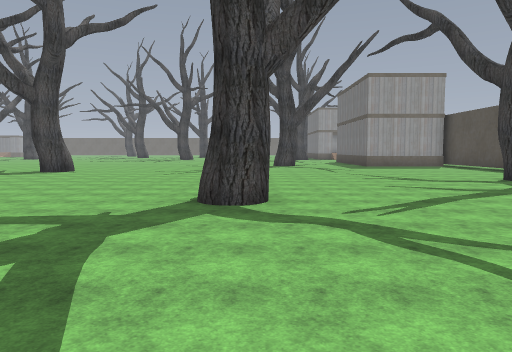
view 1 (above)

24 first-person views from a walk through a level from a Godot 3-D game. The camera is 1.3 m above the floor, tilts 4° down and sees 70° across. The floor is counted in squares, 2 m on a side. Each view is taken from the middle of a square. On the plan, view 1 faces up. The plan holds only what a view shows up to about 11 squares ahead; the rest is blank. The place goes on beyond the plan. Characters and animated objects are left out. Some surface patterns are stand-ins.

view 2
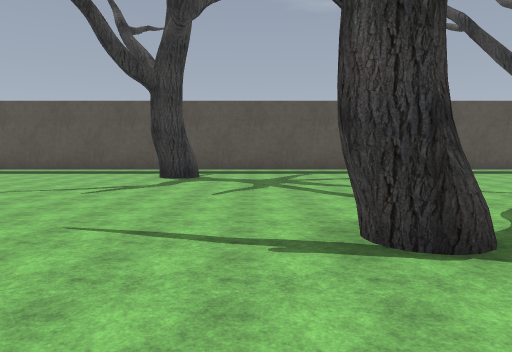

view 3
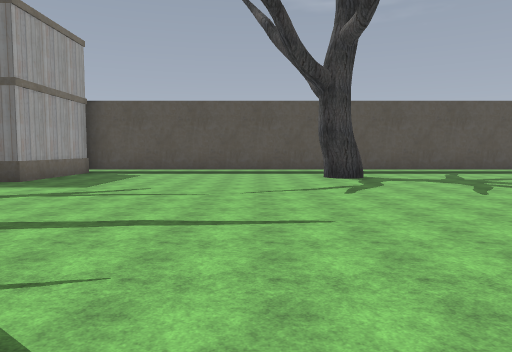

view 4
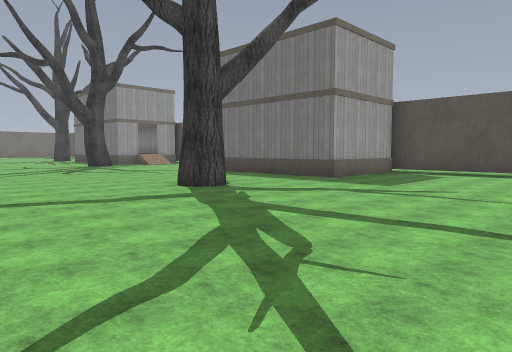

view 5
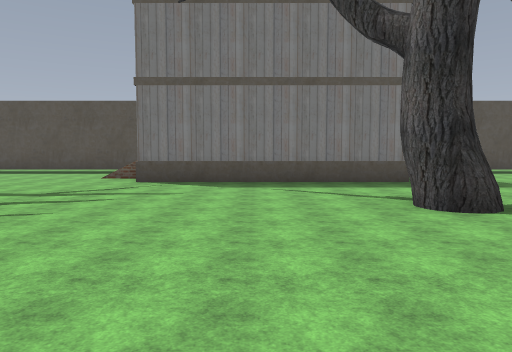

view 6
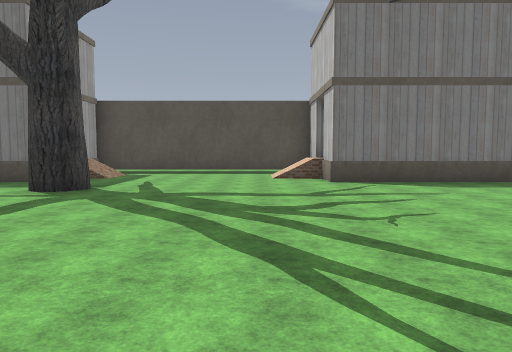

view 7
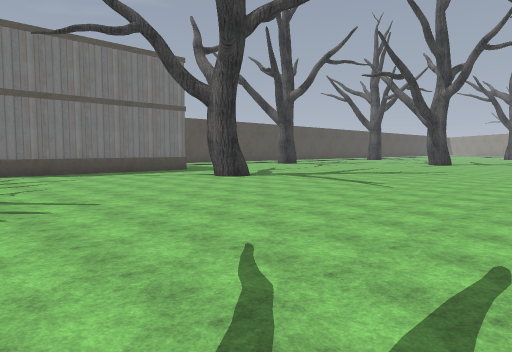

view 8
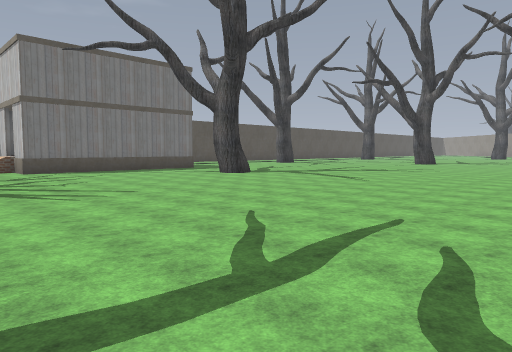

view 9
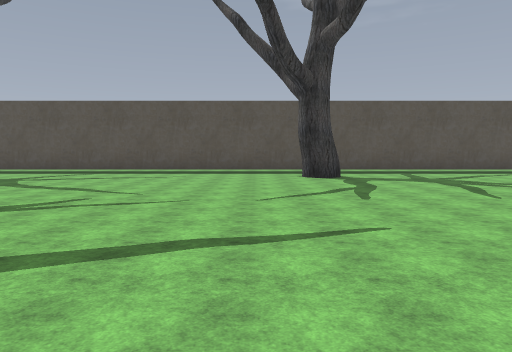

view 10
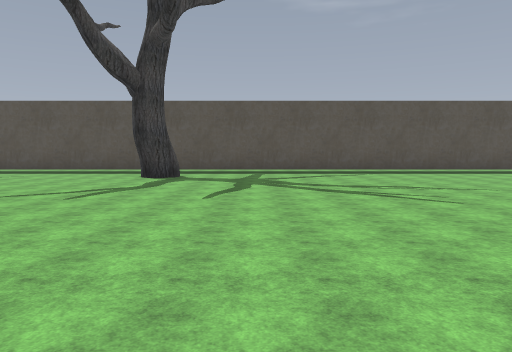

view 11
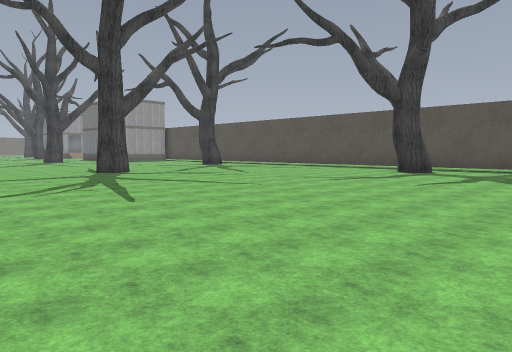

view 12
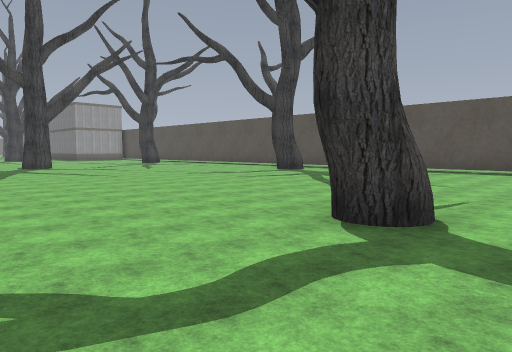

view 13
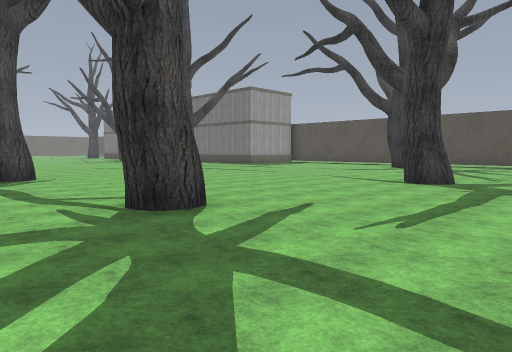

view 14
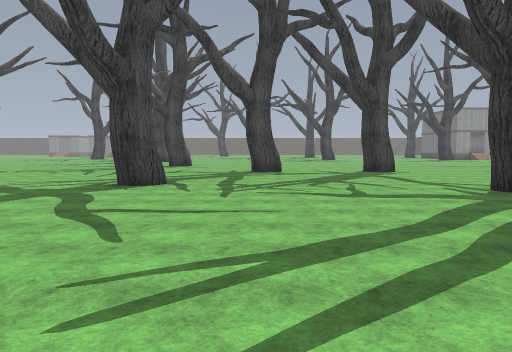

view 15
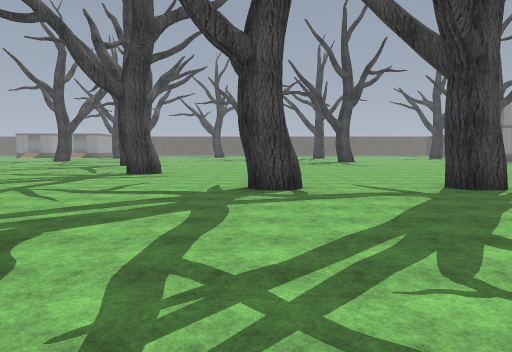

view 16
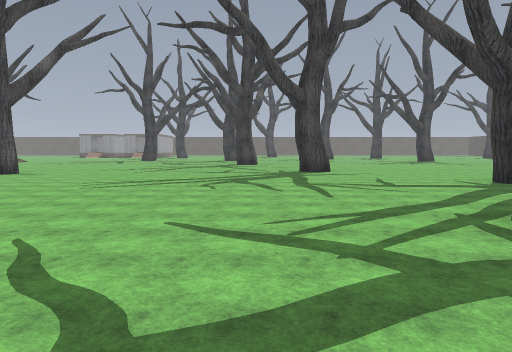

view 17
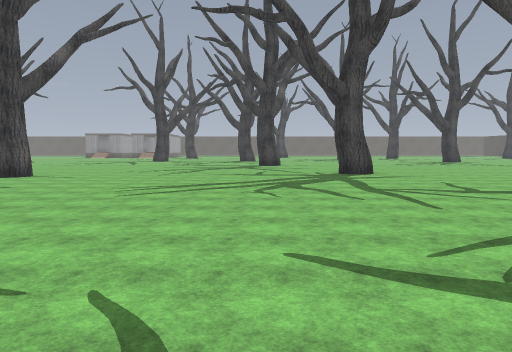

view 18
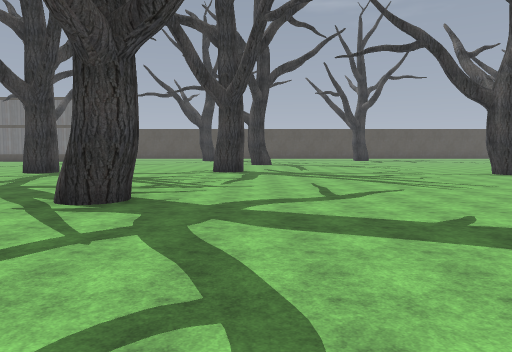

view 19
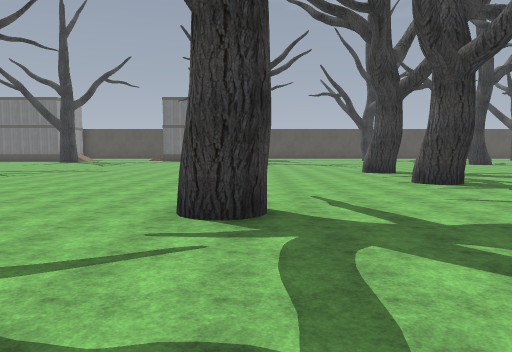

view 20
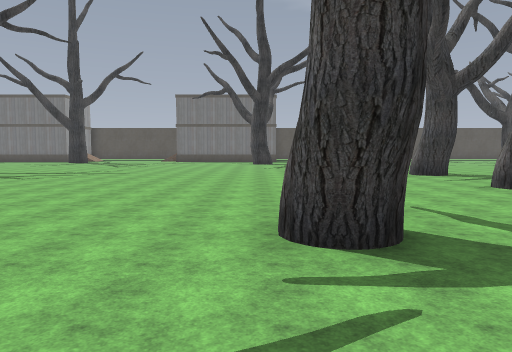

view 21
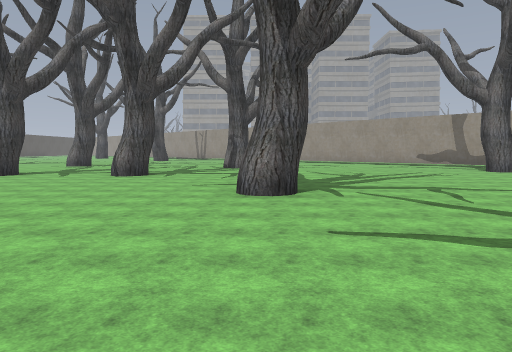

view 22
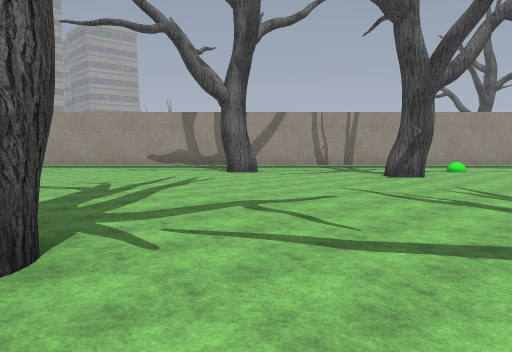

view 23
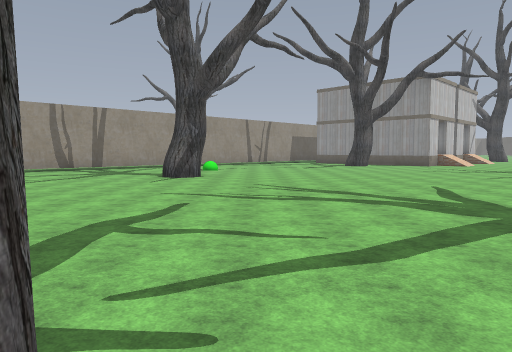

view 24
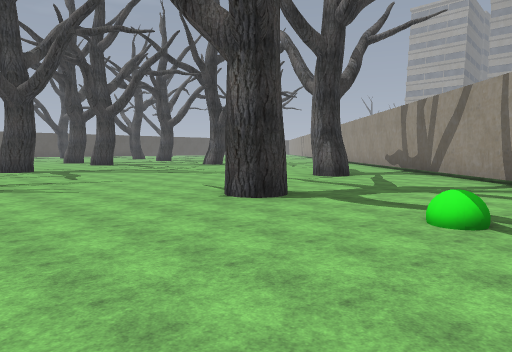

### Floor plan
Key: @ floor where view 1 was taken; # wall or solid block; . floor; B building.
Columns run from 26 left of view 1 to 8 right of it. Each row starts with its distance up from view 1.
 25                            ..#....#
 24                          .........#
 23   ..               .... ..........#
 22   ....            ................#
 21   .....      .   ...............  #
 20   .......   ...................B B#
 19   ........ ....................B
 18 ...............................B
 17 ...............................B
 16 ...........................#...B
 15 .............#.................BBB#
 14  ...#.............................#
 13  .................................#
 12  .................................#
 11  ...............#...#.............#
 10  #...#............................#
  9  ##...............................#
  8   ##.. .........................#.#
  7    ##.  ......#...................#
  6          ...........#.............#
  5          .................#.......#
  4           ........................#
  3            .......................#
  2              .....................#
  1               ....... ............#
  0                 ..... ....@.......#
 -1                  .... ............#
 -2                    #. ..........#.#
 -3                      .............#
 -4                      .............#
 -5                      .............#
 -6                      .............#
 -7                       ............#
 -8                       ...#........#
 -9                       ............#
-10                       ....     ...#

Where each view was taken, in squares from view 1:
view 1: 0 up, 0 right, facing up
view 2: 6 up, 3 left, facing right
view 3: 10 up, 3 left, facing right
view 4: 10 up, 3 left, facing up-right
view 5: 18 up, 3 left, facing right
view 6: 22 up, 3 left, facing right
view 7: 22 up, 6 left, facing down-right
view 8: 23 up, 7 left, facing down-right
view 9: 0 up, 3 left, facing right
view 10: 4 down, 3 left, facing right
view 11: 6 down, 5 left, facing up-right
view 12: 10 down, 4 left, facing up-right
view 13: 2 up, 8 left, facing up-right
view 14: 0 up, 10 left, facing up
view 15: 5 up, 10 left, facing up
view 16: 4 up, 15 left, facing up
view 17: 5 up, 16 left, facing up
view 18: 5 up, 17 left, facing right
view 19: 15 up, 17 left, facing right
view 20: 16 up, 16 left, facing right
view 21: 21 up, 13 left, facing down
view 22: 18 up, 13 left, facing down-left
view 23: 16 up, 13 left, facing left
view 24: 18 up, 26 left, facing down-right
